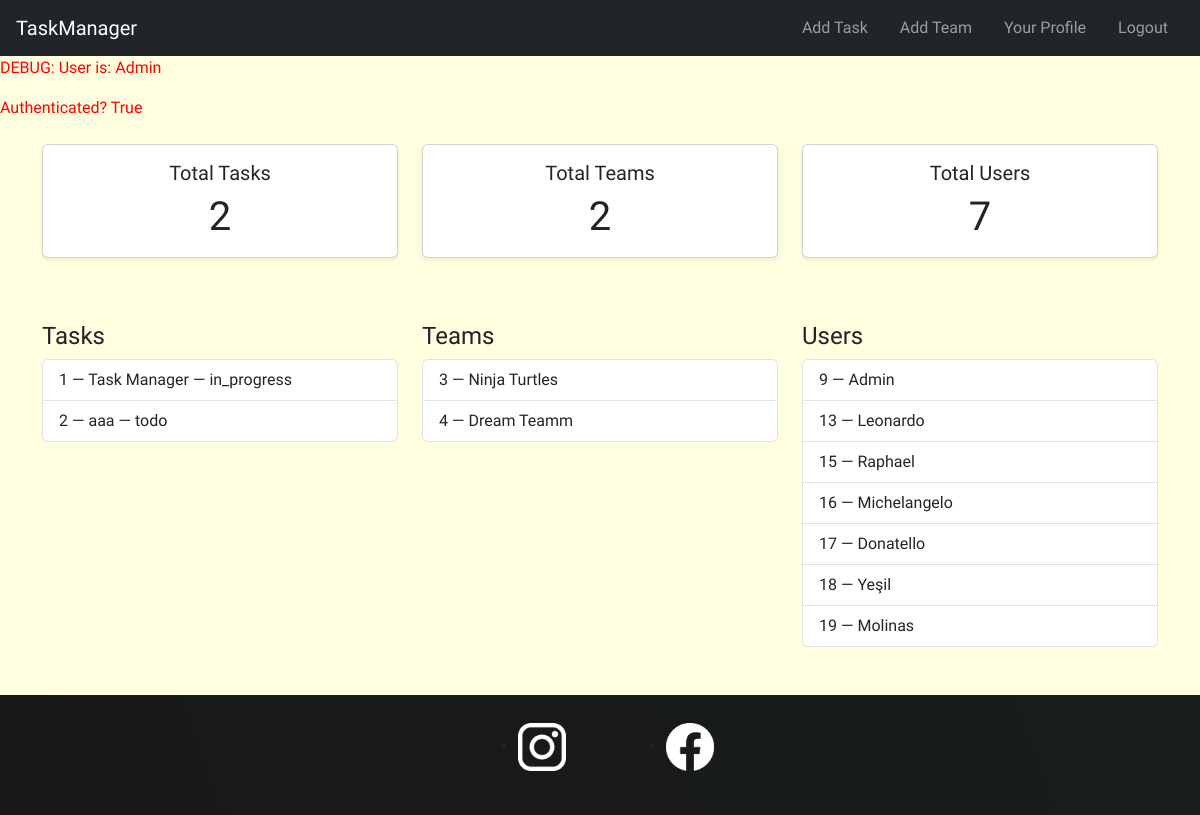
The app's page / (signed in), older data.
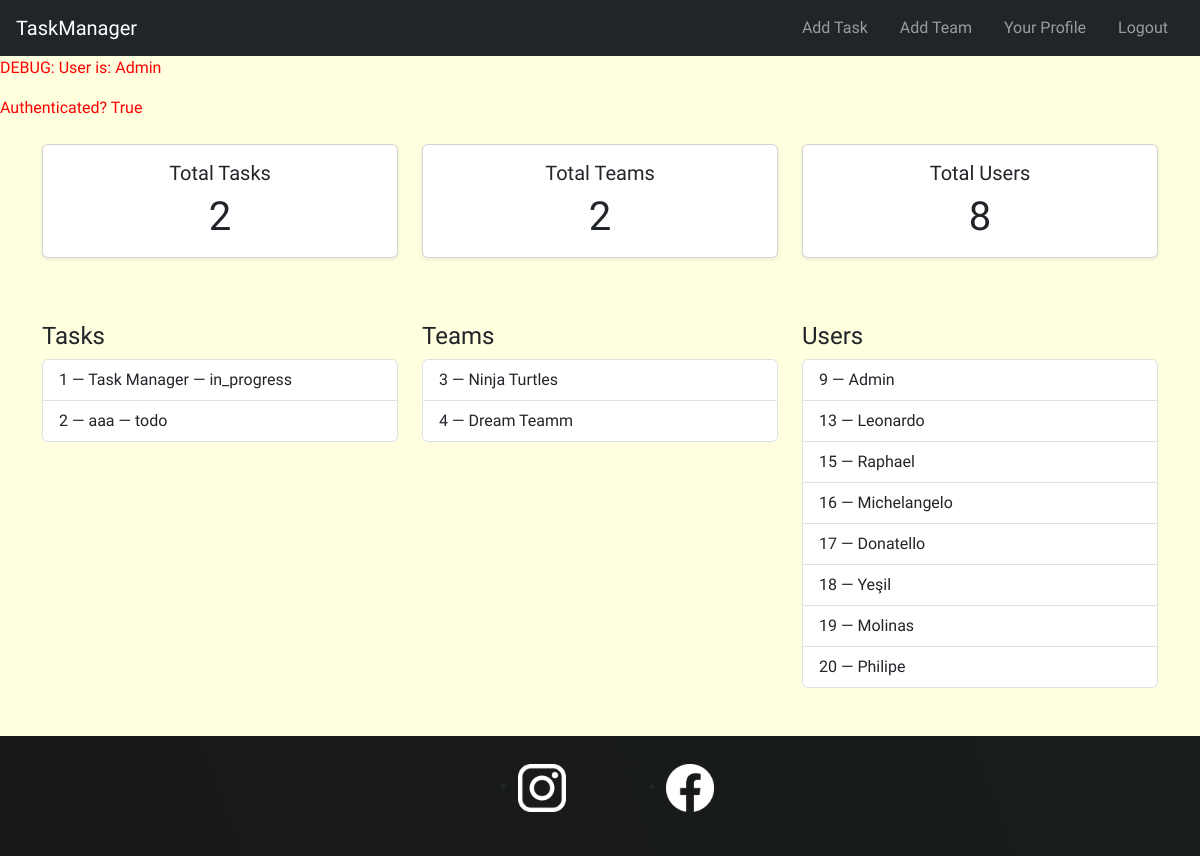
The same page, newer data.
### tasks/models.py (models this page shows, shortened)
class Task(models.Model):
    STATUS_CHOICES = [
        ('todo', 'To Do'),
        ('in_progress', 'In Progress'),
        ('done', 'Done'),
    ]
    private = models.BooleanField(blank=False,default=False) # if it is false every one can see it , users & teams associated
    creator = models.ForeignKey(User,on_delete=models.CASCADE, related_name='created_tasks')
    title = models.CharField(max_length=200)
    status = models.CharField(max_length=20, choices=STATUS_CHOICES, default='todo')
    description = models.TextField(blank=True)
    users = models.ManyToManyField(User, related_name='tasks')  # Users assigned to the task
    teams = models.ManyToManyField(Team, related_name='tasks' , blank=True)  # Teams related to the task
    subtasks = models.ManyToManyField('self', symmetrical=False, blank=True, related_name='parent_tasks')  # Optional sub-task linkage
    created_at = models.DateTimeField(auto_now_add=True)
    updated_at = models.DateTimeField(auto_now=True)
    deadline = models.DateTimeField(null=True, blank=True)

class Team(models.Model): # One user can be a team
    name = models.CharField(max_length=100)
    users = models.ManyToManyField(User, related_name='teams')

class UserProfile(models.Model):
    user = models.OneToOneField(User, on_delete=models.CASCADE)# if we delete user we delete theri profile too
    description = models.TextField(blank=True)
    image = models.ImageField(max_length=500,default="profile_pictures/placeholder.png",upload_to="profile_pictures")

### tasks/views.py (the view)
# urls.py: path("", views.index, name="index"), # we remoed it because we wont create other applications
@login_required
def index(request):
    task_list = Task.objects.all() # rn they (task_list) are objects
    team_list = Team.objects.all()
    user_list = UserProfile.objects.all()
    task_count = task_list.count() # count metod counts all the elements in the list
    team_count = team_list.count()
    user_count = user_list.count()
    context = { # we use this to create dynamique pages we use this variable as an attribute | we use the content in it like objects
        "task_list":task_list,
        "team_list":team_list,
        "user_list":user_list,
        "user_count": user_count,
        "team_count": team_count,
        'task_count': task_count,
        "current_user": request.user, # after login it contains current users information
    }
    return render(request,"index.html",context)

### tasks/templates/index.html
{% extends 'base.html' %}
{% block body %}
<div class="container my-4">
    <section class="row text-center mb-5">
        <article class="col-md-4 mb-3">
            <div class="card h-100 shadow-sm">
                <div class="card-body">
                    <h5 class="card-title">Total Tasks</h5>
                    <p class="card-text display-6">{{ task_count }}</p>
                </div>
            </div>
        </article>
        <article class="col-md-4 mb-3">
            <div class="card h-100 shadow-sm">
                <div class="card-body">
                    <h5 class="card-title">Total Teams</h5>
                    <p class="card-text display-6">{{ team_count }}</p>
                </div>
            </div>
        </article>
        <article class="col-md-4 mb-3">
            <div class="card h-100 shadow-sm">
                <div class="card-body">
                    <h5 class="card-title">Total Users</h5>
                    <p class="card-text display-6">{{ user_count }}</p>
                </div>
            </div>
        </article>
    </section>
    <section class="row">
        <article class="col-lg-4 mb-4">
            <h4>Tasks</h4>
            <ul class="list-group">
                {% for task in task_list %}
                    <a href="{% url 'task:detail_task' task.id %}" class="list-group-item list-group-item-action">
                        {{ task.id }} — {{ task.title }} — {{ task.status|default:"todo" }}
                    </a>
                {% empty %}
                    <div class="list-group-item">No tasks available.</div>
                {% endfor %}
            </ul>
        </article>
        <article class="col-lg-4 mb-4">
            <h4>Teams</h4>
            <ul class="list-group">
                {% for team in team_list %}
                    <a href="{% url 'task:detail_team' team.id %}" class="list-group-item list-group-item-action">
                        {{ team.id }} — {{ team.name }}
                    </a>
                {% empty %}
                    <div class="list-group-item">No teams available.</div>
                {% endfor %}
            </ul>
        </article>
        <article class="col-lg-4 mb-4">
            <h4>Users</h4>
            <ul class="list-group">
                {% for user in user_list %}
                    <a href="{% url 'task:detail_user' user.id %}" class="list-group-item list-group-item-action">
                        {{ user.id }} — {{ user.user.username }}
                    </a>
                {% empty %}
                    <div class="list-group-item">No users available.</div>
                {% endfor %}
            </ul>
        </article>
    </section>
</div>
{% endblock %}

Row changes from the older to the newer data that the page shows:
added UserProfile: id "20", user.username "Philipe"
Text that changed along with them:
{{ user_count }}: "7" → "8"
